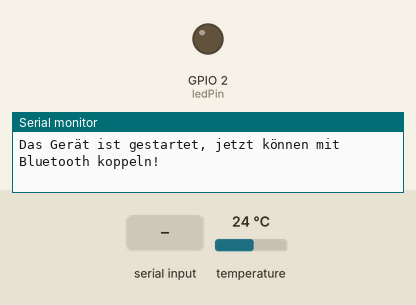
Recording of a sketch running on a simulated ESP32. On the bench: output pins drawn as LEDs (lit = HIGH), the last lines printed to the serial monitor. Inputs (shaded band) come from the test bench; at power-on: temperature 24 °C. Nothing arrives over Bluetooth unless stated.

Above: at 1.2 s.
1.3 s: "led_on\n" received over the second serial link
At 2.6 s:
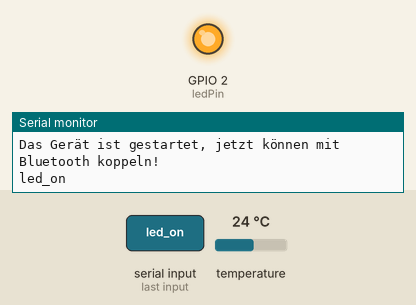
2.9 s: "led_off\n" received over the second serial link
At 3.3 s:
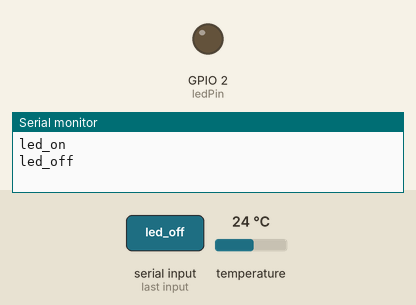
Timing chart, 0 to 5.9 s (numbered marks = the images above; inputs shaded):
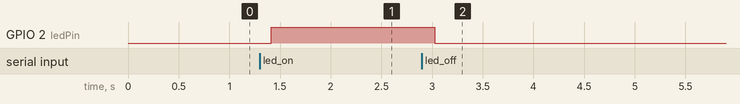

Measured:
- after the input at 1.3 s, GPIO 2 (ledPin): LOW → HIGH after 0.11 s
- after the input at 2.9 s, GPIO 2 (ledPin): HIGH → LOW after 0.12 s

The sketch:

Bluetooth_UNO_R32_int_LED_schalten.ino
```cpp
/* Bluetooth Test für ESP32 UNO R32
 *  Terminal Test mit APP "Serial Bluetooth Terminal"
 *  Vor dem Test, erst unter Tablett-Einstellungen den UNO "ESP32test" verbinden
 *
 *  Eingabe in der Statuszeile der APP:
 *  led_on -> interne LED EIN
 *  led_off -> interne LED AUS
 *
 *  In M1 kann led_on gespeichert werden und
 *  in M2 kann led_off gespeichert werde.
 *  Ein kurzer Tastendruck auf M1/M2 schaltet die interne LED ein/aus
 *
 *  Anschluss des DS18B20-Temperatursensors am GPIO39
 *  Die Sensorwerte Temperatur in °C und Fahrenheit werden in der APP alle 10s ausgegeben
 */

// Libraries
#include "BluetoothSerial.h"
#include <OneWire.h>
#include <DallasTemperature.h>

// Überprüfen, ob die Bluetooth-Konfigurationen aktiviert sind
#if !defined(CONFIG_BT_ENABLED) || !defined(CONFIG_BLUEDROID_ENABLED)
#error Bluetooth is not enabled! Please run `make menuconfig` to and enable it
#endif

// Bluetooth Serial-Objekt
BluetoothSerial SerialBT;

// GPIO2, interne LED
const int ledPin =  2;

// GPI39 ist mit dem DS18B20 verbunden
const int oneWireBus = 39;
// Einrichten der oneWire-Instanz für die Kommunikation mit OneWire-Geräten
OneWire oneWire(oneWireBus);
// oneWire-Verweis auf den Dallas Temperatursensor übergeben
DallasTemperature sensors(&oneWire);

// Empfangene und gesendete Nachrichten verarbeiten
String message = "";
char incomingChar;
String temperatureString = "";

// Timer Hilfsvariable
unsigned long previousMillis = 0;    // Intervall, in dem die Sensorwerte veröffentlicht werden sollen
const long interval = 10000;

void setup() {
  pinMode(ledPin, OUTPUT);
  Serial.begin(115200);
  // Bluetooth device name
  SerialBT.begin("ESP32");
  Serial.println("Das Gerät ist gestartet, jetzt können mit Bluetooth koppeln!");
}

void loop() {
  unsigned long currentMillis = millis();
  // Send temperature readings
  if (currentMillis - previousMillis >= interval){
    previousMillis = currentMillis;
    sensors.requestTemperatures(); //Sensorwerte: Ausgabe in °C              und in                    Fahrenheit
    temperatureString = String(sensors.getTempCByIndex(0)) + "C  " +  String(sensors.getTempFByIndex(0)) + "F";
    SerialBT.println(temperatureString);
  }
  // Empfangene Nachrichten lesen (LED-Steuerbefehl)
  if (SerialBT.available()){
    char incomingChar = SerialBT.read();
    if (incomingChar != '\n'){
      message += String(incomingChar);
    }
    else{
      message = "";
    }
    Serial.write(incomingChar);
  }
  // Überprüfen der empfangenen Nachricht
  if (message =="led_on"){
    digitalWrite(ledPin, HIGH);
  }
  else if (message =="led_off"){
    digitalWrite(ledPin, LOW);
  }
  delay(20);
}
```
